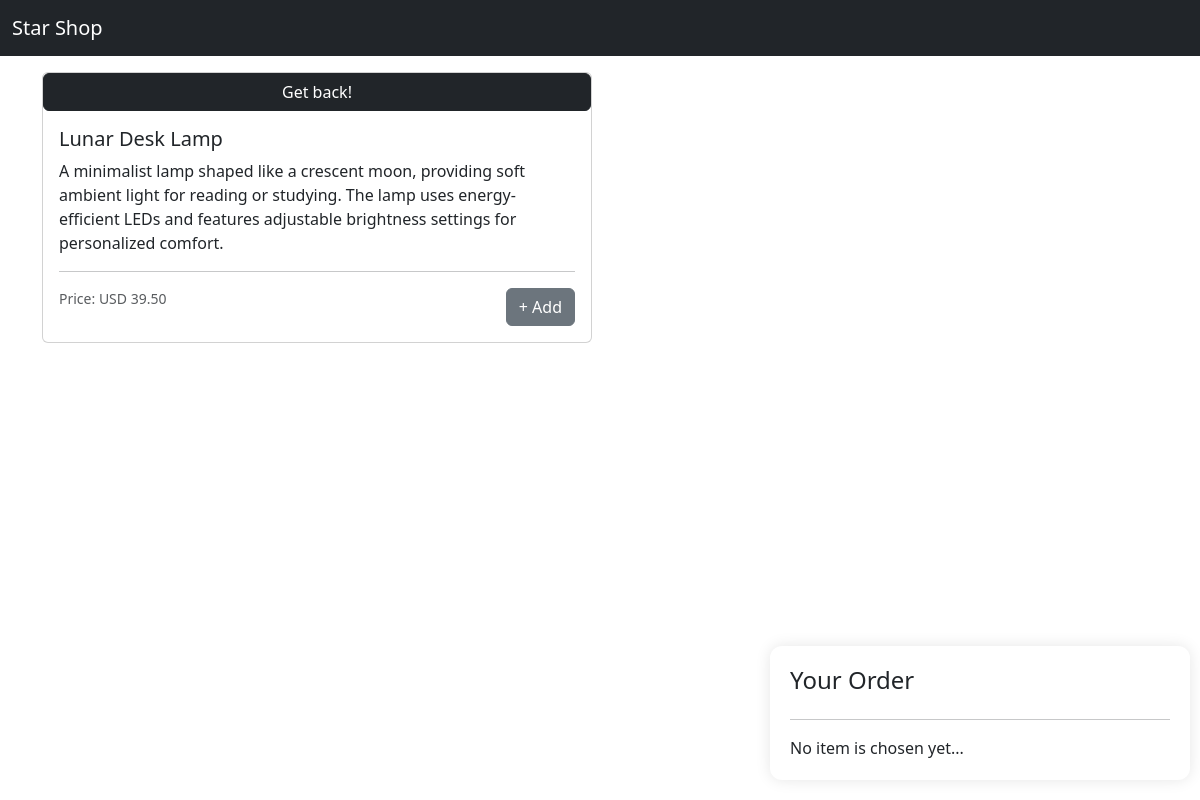
The app's page /item/2 with its own data.
### items/models.py (models this page shows, shortened)
class Item(models.Model):
    name = models.CharField(max_length=100)
    description = models.TextField()
    price = models.DecimalField(max_digits=10, decimal_places=2)
    currency = models.CharField(max_length=3, choices=CurrencyEnum.choices, default=CurrencyEnum.USD)

### items/views.py (the view)
# urls.py: path("item/<int:item_id>", views.ItemDetailView.as_view(), name="item"),
class ItemDetailView(View):
    def get(self, request, item_id):
        item = Item.objects.filter(id=item_id).first()
        return render(
            request,
            'items/item.html',
            {'item': item, 'stripe_public_key': settings.STRIPE_PUBLIC_KEY}
        )

### items/templates/items/item.html (shortened to what this page needs)
{% extends "items/base.html" %}
{% block content %}
{% if item %}
<div class="card mb-3 mt-3" style="max-width: 550px;">
    <button type="button" class="btn btn-dark">
        <a href="{% url 'item_list' %}" class="back w-100 d-block">Get back!</a>
    </button>
    <div class="row g-0">
        <div class="card-body">
            <h5 class="card-title">{{ item.name }}</h5>
            <p class="card-text">{{ item.description }}</p>
            <hr>
            <div class="d-flex justify-content-between">
                <small class="text-body-secondary">Price: {{ item.currency }}<span id="price"> {{ item.price }}</span></small>
                <button class="btn btn-secondary add-button">+ Add</button>
            </div>
        </div>
    </div>
</div>
{% else %}
<h2 class="mt-3">Item not found...</h2>
{% endif %}
{% endblock content %}

### items/static/items/css/style.css (style rules this page uses)
#buy-button, .back { color: white !important; text-decoration: none; }

### records on screen
Item: name "Lunar Desk Lamp", description "A minimalist lamp shaped like a crescent moon, providing soft ambient light for reading or studying. The lamp uses energy-efficient LEDs and features adjustable brightness settings for personalized comfort.", currency "USD", price "39.50"
